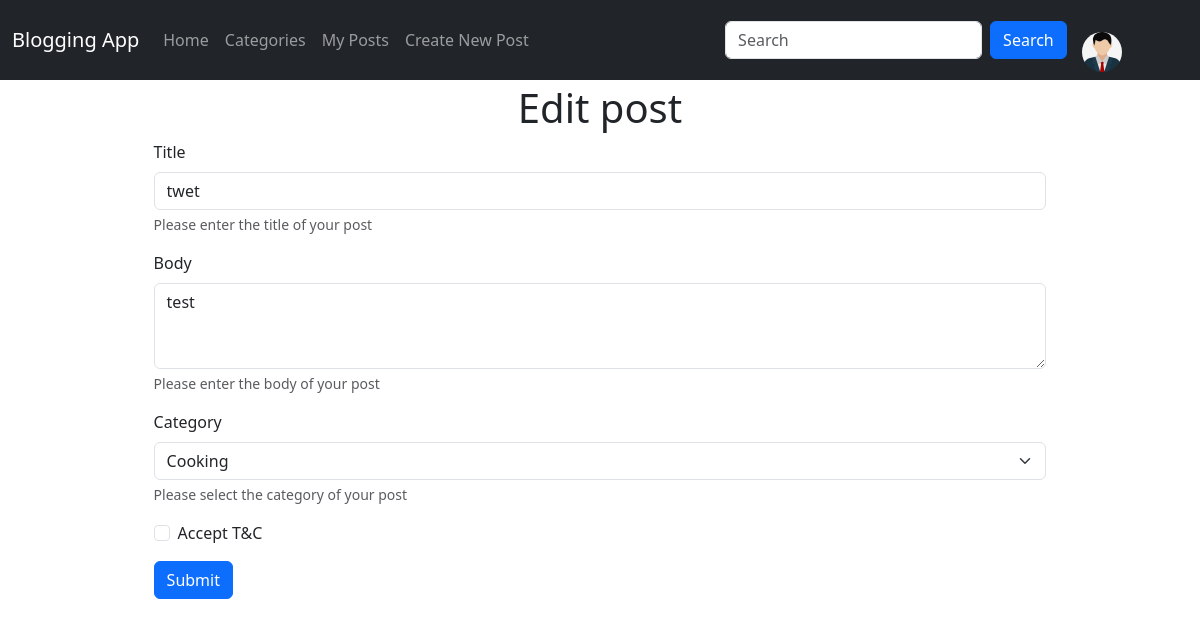
The app's page /main/edit_post/4/ (signed in), older data.
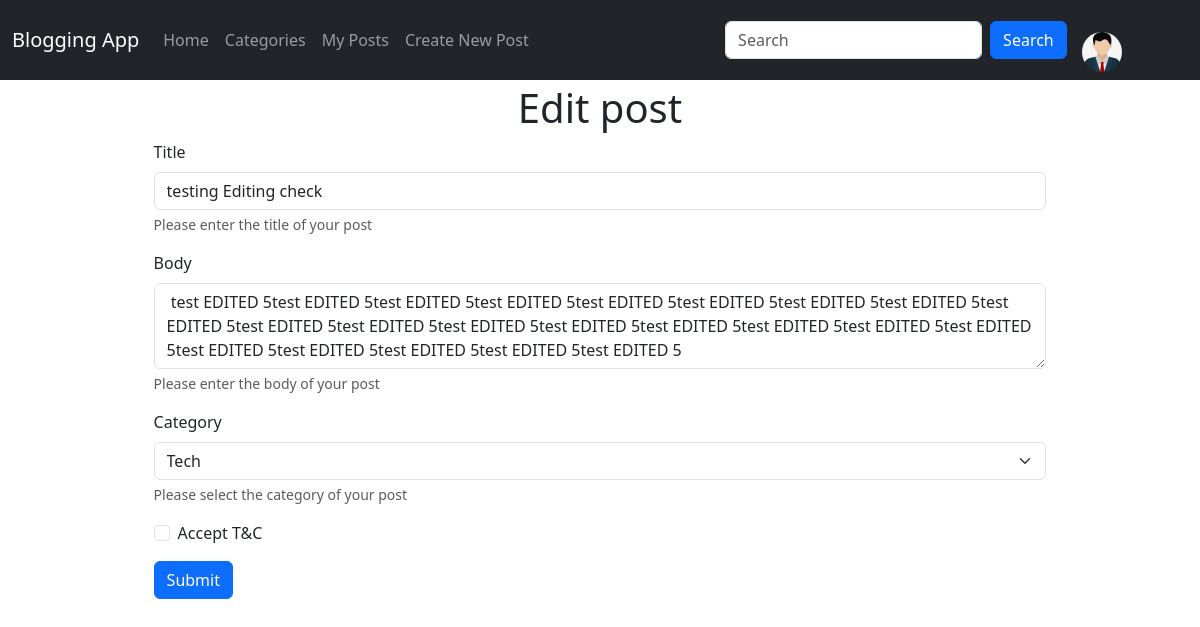
The same page, newer data.
### main/models.py (models this page shows, shortened)
class PostData(models.Model):
    Title = models.CharField(max_length=200)
    Author = models.ForeignKey(User, on_delete=models.SET_NULL, null=True)
    Category = models.CharField(max_length=100,choices=[('Cooking','Cooking'),('Entertainment','Entertainment'),('Tech','Tech'),('News','News')])
    Body = models.TextField()
    Time = models.DateTimeField(null = True,auto_now = True)

### main/views.py (the view, shortened to what this page needs)
# urls.py: path('edit_post/<int:primary_key>/', views.edit_post, name="edit_post"),
@login_required
def edit_post(request, primary_key):
    current_user = request.user
    try:
        current_post = PostData.objects.get(pk=primary_key)
    except:
        current_post = None
    message = None
    access_available = True
    if current_post:
        if current_user!=current_post.Author:
            access_available = False
    return render(request, 'main/edit_post.html', {"current_post": current_post, "access_value": access_available, "message": message})

### templates/main/edit_post.html (shortened to what this page needs)
{%extends "main/base.html"%}
{%block content%}
<div class="container" style="margin-top: 5%; margin-bottom: 5%; padding-left: 10%; padding-right: 10%;">
  {% if current_post %}
    {% if access_value %}
    <h1 style="text-align: center;">Edit post</h1>
<form method="POST">
    <div class="mb-3">
      <label for="title" class="form-label">Title</label>
      <input name="title" type="text" class="form-control" value="{{current_post.Title}}" id="title" />
      <div id="titleHelp" class="form-text">Please enter the title of your post</div>
    </div>
    <div class="mb-3 col">
        <label for="body" class="form-label">Body</label>
        <textarea class="form-control" name="body" id="body" rows="3">{{current_post.Body}}</textarea>
        <div id="bodyHelp" class="form-text">Please enter the body of your post</div>
      </div>
    <div class="mb-3 col">
      <label for="category" class="form-label">Category</label>
      <select name="category" id="category" class="form-select" aria-label="Default select example">
        <option {% if current_post.Category == "Cooking" %} selected {% endif %} value="Cooking">Cooking</option>
        <option {% if current_post.Category == "Tech" %} selected {% endif %} value="Tech">Tech</option>
      </select>
      <div id="categoryHelp" class="form-text">Please select the category of your post</div>
    </div>
    <div class="mb-3 form-check">
      <input type="checkbox" class="form-check-input" id="exampleCheck1">
      <label class="form-check-label" for="exampleCheck1">Accept T&C</label>
    </div>
    <button type="submit" class="btn btn-primary">Submit</button>
  </form>
        {% else %}
        <h1 style="text-align: center;">You Don't have access to this Page</h1>
        {% endif %}
  {% else %}
  <h1 style="text-align: center;">Page Unavailable</h1>
  {% endif %}
</div>
{%endblock%}

Row changes from the older to the newer data that the page shows:
changed PostData: title "twet" → "testing Editing check"; body "test" → "test EDITED 5test EDITED 5test EDITED 5test EDITED 5test EDITED 5test EDITED 5test EDITED 5test EDITED 5test EDITED 5test EDITED 5test EDITED 5test EDITED 5test EDITED 5test EDITED 5test EDITED 5test EDITED 5test EDITED 5test EDITED 5test EDITED 5test EDITED 5test EDITED 5test EDITED 5"; category "Cooking" → "Tech"
